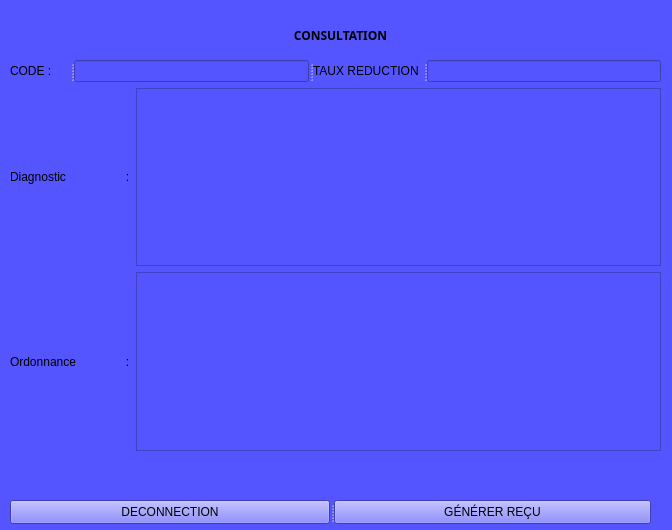
<?xml version="1.0" encoding="UTF-8"?>
<ui version="4.0">
 <class>Form</class>
 <widget class="QWidget" name="Form">
  <property name="geometry">
   <rect>
    <x>0</x>
    <y>0</y>
    <width>672</width>
    <height>530</height>
   </rect>
  </property>
  <property name="palette">
   <palette>
    <active/>
    <inactive/>
    <disabled/>
   </palette>
  </property>
  <property name="windowTitle">
   <string>Form</string>
  </property>
  <property name="autoFillBackground">
   <bool>false</bool>
  </property>
  <property name="styleSheet">
   <string notr="true">background-color: rgb(85, 85, 255);</string>
  </property>
  <widget class="QLabel" name="label">
   <property name="geometry">
    <rect>
     <x>170</x>
     <y>20</y>
     <width>341</width>
     <height>31</height>
    </rect>
   </property>
   <property name="font">
    <font>
     <family>Arial Black</family>
     <bold>true</bold>
    </font>
   </property>
   <property name="text">
    <string>CONSULTATION</string>
   </property>
   <property name="alignment">
    <set>Qt::AlignCenter</set>
   </property>
   <property name="wordWrap">
    <bool>false</bool>
   </property>
  </widget>
  <widget class="QSplitter" name="splitter_4">
   <property name="geometry">
    <rect>
     <x>10</x>
     <y>500</y>
     <width>641</width>
     <height>24</height>
    </rect>
   </property>
   <property name="orientation">
    <enum>Qt::Horizontal</enum>
   </property>
   <widget class="QPushButton" name="deconnection">
    <property name="maximumSize">
     <size>
      <width>350</width>
      <height>16777215</height>
     </size>
    </property>
    <property name="text">
     <string>DECONNECTION</string>
    </property>
   </widget>
   <widget class="QPushButton" name="enregistrer">
    <property name="text">
     <string>GÉNÉRER REÇU</string>
    </property>
   </widget>
  </widget>
  <widget class="QLabel" name="ville">
   <property name="geometry">
    <rect>
     <x>53</x>
     <y>300</y>
     <width>16</width>
     <height>16</height>
    </rect>
   </property>
   <property name="text">
    <string/>
   </property>
  </widget>
  <widget class="QWidget" name="layoutWidget">
   <property name="geometry">
    <rect>
     <x>10</x>
     <y>60</y>
     <width>651</width>
     <height>391</height>
    </rect>
   </property>
   <layout class="QGridLayout" name="gridLayout">
    <item row="0" column="0" colspan="2">
     <widget class="QSplitter" name="splitter_2">
      <property name="orientation">
       <enum>Qt::Horizontal</enum>
      </property>
      <widget class="QSplitter" name="splitter">
       <property name="orientation">
        <enum>Qt::Horizontal</enum>
       </property>
       <widget class="QLabel" name="label_11">
        <property name="maximumSize">
         <size>
          <width>60</width>
          <height>16777215</height>
         </size>
        </property>
        <property name="text">
         <string>CODE :</string>
        </property>
       </widget>
       <widget class="QLineEdit" name="code">
        <property name="enabled">
         <bool>false</bool>
        </property>
        <property name="placeholderText">
         <string/>
        </property>
       </widget>
       <widget class="QLabel" name="label_5">
        <property name="minimumSize">
         <size>
          <width>60</width>
          <height>0</height>
         </size>
        </property>
        <property name="maximumSize">
         <size>
          <width>110</width>
          <height>16777215</height>
         </size>
        </property>
        <property name="text">
         <string>TAUX REDUCTION :</string>
        </property>
       </widget>
       <widget class="QLineEdit" name="reduction">
        <property name="enabled">
         <bool>false</bool>
        </property>
        <property name="placeholderText">
         <string/>
        </property>
       </widget>
      </widget>
     </widget>
    </item>
    <item row="2" column="1">
     <widget class="QTextEdit" name="d">
      <property name="enabled">
       <bool>false</bool>
      </property>
     </widget>
    </item>
    <item row="3" column="1">
     <widget class="QTextEdit" name="o">
      <property name="enabled">
       <bool>false</bool>
      </property>
     </widget>
    </item>
    <item row="3" column="0">
     <widget class="QLabel" name="label_12">
      <property name="text">
       <string>Ordonnance               :</string>
      </property>
     </widget>
    </item>
    <item row="2" column="0">
     <widget class="QLabel" name="label_14">
      <property name="text">
       <string>Diagnostic                  :</string>
      </property>
     </widget>
    </item>
   </layout>
  </widget>
 </widget>
 <resources/>
 <connections/>
</ui>
